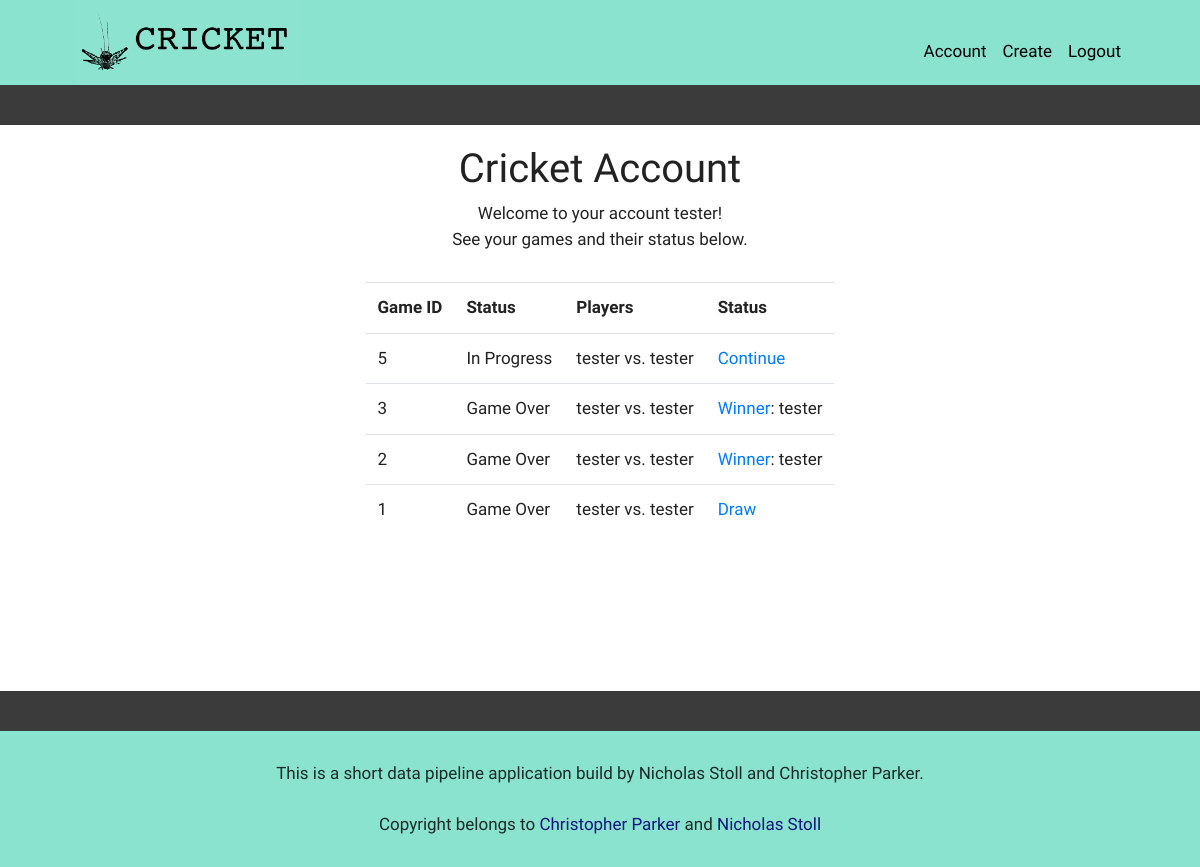
/account (signed in), run on an earlier commit of the app's database.
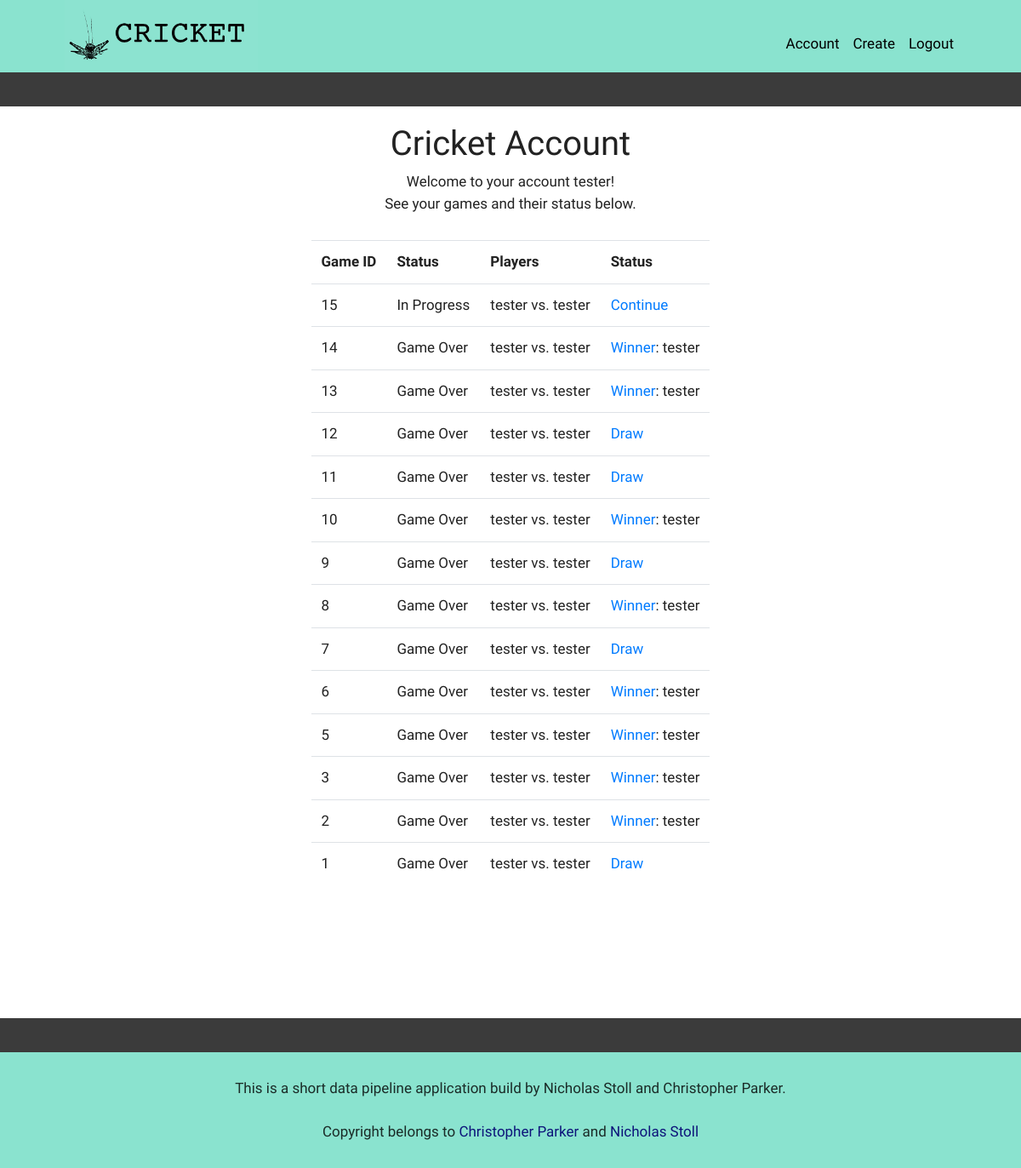
And on a later commit of the database.
### data/games.py (models this page shows)
class Game(Base):
    __tablename__ = "game"
    id = sqlalchemy.Column(sqlalchemy.Integer,autoincrement=True,primary_key=True,index=True,unique=True)
    latest_inning = sqlalchemy.Column(sqlalchemy.Integer, nullable = False, default=0)
    player_one_username = sqlalchemy.Column(sqlalchemy.Text(32), nullable= False) # Setup secondary key. Validation
    player_two_username = sqlalchemy.Column(sqlalchemy.Text(32), nullable = False) #Setup secondary Key. Validation
    game_over = sqlalchemy.Column(sqlalchemy.Boolean, nullable=False, default=False)
    winner_username = sqlalchemy.Column(sqlalchemy.Text(32)) # Setup secondary key. Should be pulled from game creation.
    loser_username = sqlalchemy.Column(sqlalchemy.Text(32)) # Setup secondary key. Should be pulled from game creation.
    innings = relationship("Inning", back_populates="game")

### views/account_views.py (the view)
@blueprint.route('/account')
def index():
    vm = IndexViewModel()
    print(vm.username)
    if not vm.username:
        return flask.redirect('/account/login')
    return render_template('account/index.html', **vm.to_dict())

### data/__db_session.py (called while the page is built)
def create_session():
    global __session
    session: Session = __session()
    return session

### infrastructure/cookie_auth.py (called while the page is built)
def text_hasher(text: str):
    salted = 'blahblah' + text + 'moreblah'
    hashed = hashlib.sha512(salted.encode('utf-8')).hexdigest()
    return hashed

def check_cookie_auth_username(request: Request):
    if auth_cookie_name not in request.cookies:
        print("Cookie not in Request")
        return None
    username_cookie = request.cookies[auth_cookie_name]
    print(username_cookie)
    split_cookie = username_cookie.split(':')
    if len(split_cookie) != 2:
        print("Cookie not long enough")
        return None
    username = split_cookie[0]
    username_hash = split_cookie[1]
    hash_check = text_hasher(username)
    if username_hash != hash_check:
        print(f"username not valid")
        return None
    print(f"username is {username}")
    return username

### services/game_service.py (called while the page is built)
def find_games_by_username(username: str) -> Optional[list[Game]]:
    session = db_session.create_session()
    try:
        return list(session.query(Game).filter(Game.player_one_username == username).order_by(Game.id.desc()))
    finally:
        session.close()

### viewmodels/shared/viewmodelbase.py (called while the page is built)
    def to_dict(self):
        return self.__dict__

### templates/account/index.html (shortened to what this page needs)
{% extends "shared/_layout.html" %}
{% block main_content %}
    <div class="account-container">
        <div class="topper">
            <h1>Cricket Account</h1>
            <div>
                <p>Welcome to your account  {{ username }}!</p>
                <p>See your games and their status below.</p>
            </div>
        </div>
        <div class="table">
            <table>
                <tr>
                    <th> Game ID </th>
                    <th> Status </th>
                    <th> Players </th>
                    <th> Status </th>
                </tr>
                {% for g in games %}
                    <tr>
                        <td> {{ g.id }}</td>
                            {% if g.game_over is false%}
                            <td> In Progress </td>
                            {% else %}
                            <td> Game Over </td>
                            {% endif %}
                        <td>{{ g.player_one_username }} vs. {{ g.player_two_username }}</td>
                            {% if g.game_over is false%}
                            <td> <a href = "/game/play/{{ g.id }}"> Continue </a></td>
                            {% else %}
                                {% if g.winner_username == 'draw' %}
                                    <td> <a href = "/game/review/{{ g.id }}">Draw</a> </td>
                                {% else %}
                                    <td> <a href = "/game/review/{{ g.id }}">Winner</a>: {{ g.winner_username }} </td>
                                {% endif %}
                            {% endif %}
                    </tr>
                {% endfor %}
            </table>
        </div>
    </div>
{% endblock %}

What changed in the data, as far as the page shows it:
added Game: id "15", game_over "In Progress", player_one_username "tester", player_two_username "tester"
added Game: id "14", game_over "Game Over", player_one_username "tester", player_two_username "tester", winner_username "tester"
added Game: id "13", game_over "Game Over", player_one_username "tester", player_two_username "tester", winner_username "tester"
added Game: id "12", game_over "Game Over", player_one_username "tester", player_two_username "tester"
added Game: id "11", game_over "Game Over", player_one_username "tester", player_two_username "tester"
added Game: id "10", game_over "Game Over", player_one_username "tester", player_two_username "tester", winner_username "tester"
added Game: id "9", game_over "Game Over", player_one_username "tester", player_two_username "tester"
added Game: id "8", game_over "Game Over", player_one_username "tester", player_two_username "tester", winner_username "tester"
added Game: id "7", game_over "Game Over", player_one_username "tester", player_two_username "tester"
added Game: id "6", game_over "Game Over", player_one_username "tester", player_two_username "tester", winner_username "tester"
changed Game id 5: winner_username (not shown) → "tester"; game_over "In Progress Continue" → "Game Over Winner :"
